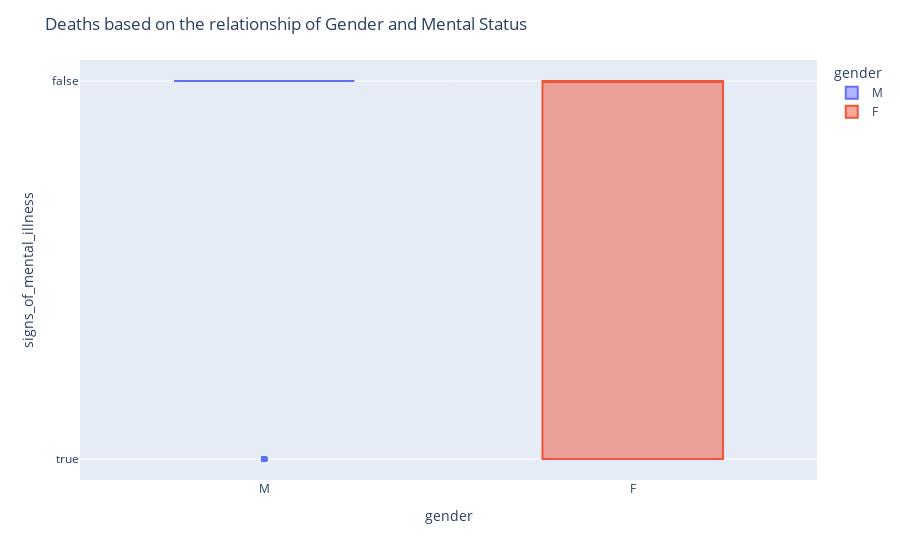

The cell this chart's notebook holds for it:
### Code cell
fig_g = px.box(data_frame=df_fatalities, x='gender', y='signs_of_mental_illness', color='gender')
fig_g.update_layout(title="Deaths based on the relationship of Gender and Mental Status")

### Figure 1 — Plotly figure (JSON) as saved in the notebook; plotly's stock layout.template omitted (floating-point values rounded to 4 significant figures; data arrays with more than 128 entries replaced by an {"elided": "..."} marker saying what was removed)
{"data": [{"alignmentgroup": "True", "hovertemplate": "gender=%{x}<br>signs_of_mental_illness=%{y}<extra></extra>", "legendgroup": "M", "marker": {"color": "#636efa"}, "name": "M", "notched": false, "offsetgroup": "M", "orientation": "v", "showlegend": true, "type": "box", "x": {"elided": "2428 str values"}, "x0": " ", "xaxis": "x", "y": {"elided": "2428 bool values"}, "y0": " ", "yaxis": "y"}, {"alignmentgroup": "True", "hovertemplate": "gender=%{x}<br>signs_of_mental_illness=%{y}<extra></extra>", "legendgroup": "F", "marker": {"color": "#EF553B"}, "name": "F", "notched": false, "offsetgroup": "F", "orientation": "v", "showlegend": true, "type": "box", "x": ["F", "F", "F", "F", "F", "F", "F", "F", "F", "F", "F", "F", "F", "F", "F", "F", "F", "F", "F", "F", "F", "F", "F", "F", "F", "F", "F", "F", "F", "F", "F", "F", "F", "F", "F", "F", "F", "F", "F", "F", "F", "F", "F", "F", "F", "F", "F", "F", "F", "F", "F", "F", "F", "F", "F", "F", "F", "F", "F", "F", "F", "F", "F", "F", "F", "F", "F", "F", "F", "F", "F", "F", "F", "F", "F", "F", "F", "F", "F", "F", "F", "F", "F", "F", "F", "F", "F", "F", "F", "F", "F", "F", "F", "F", "F", "F", "F", "F", "F", "F", "F", "F", "F", "F", "F", "F", "F"], "x0": " ", "xaxis": "x", "y": [false, true, false, true, false, false, true, false, false, false, true, true, false, false, false, false, false, false, false, true, false, true, false, true, false, false, false, true, true, false, true, true, false, true, false, false, false, true, true, false, false, true, true, false, false, true, false, false, true, true, false, false, false, false, false, true, true, false, true, false, true, true, false, false, false, true, false, false, false, false, true, false, true, true, true, false, true, false, false, true, false, false, true, false, false, true, true, false, false, false, true, false, false, true, false, false, false, false, false, false, true, false, false, false, false, false, true], "y0": " ", "yaxis": "y"}], "layout": {"boxmode": "overlay", "legend": {"title": {"text": "gender"}, "tracegroupgap": 0}, "margin": {"t": 60}, "title": {"text": "Deaths based on the relationship of Gender and Mental Status"}, "xaxis": {"anchor": "y", "categoryarray": ["M", "F"], "categoryorder": "array", "domain": [0, 1], "title": {"text": "gender"}}, "yaxis": {"anchor": "x", "domain": [0, 1], "title": {"text": "signs_of_mental_illness"}}}}
